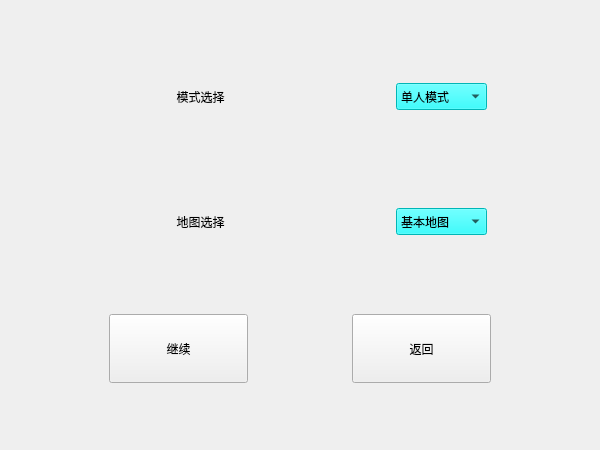
<?xml version="1.0" encoding="UTF-8"?>
<ui version="4.0">
 <class>chooseWidget</class>
 <widget class="QWidget" name="chooseWidget">
  <property name="geometry">
   <rect>
    <x>0</x>
    <y>0</y>
    <width>600</width>
    <height>450</height>
   </rect>
  </property>
  <property name="sizePolicy">
   <sizepolicy hsizetype="Fixed" vsizetype="Fixed">
    <horstretch>0</horstretch>
    <verstretch>0</verstretch>
   </sizepolicy>
  </property>
  <property name="minimumSize">
   <size>
    <width>600</width>
    <height>450</height>
   </size>
  </property>
  <property name="maximumSize">
   <size>
    <width>600</width>
    <height>450</height>
   </size>
  </property>
  <property name="windowTitle">
   <string>贪吃蛇</string>
  </property>
  <layout class="QVBoxLayout" name="verticalLayout">
   <item>
    <layout class="QHBoxLayout" name="horizontalLayout" stretch="1,1,1,1,1">
     <item>
      <spacer name="horizontalSpacer_7">
       <property name="orientation">
        <enum>Qt::Horizontal</enum>
       </property>
       <property name="sizeHint" stdset="0">
        <size>
         <width>40</width>
         <height>20</height>
        </size>
       </property>
      </spacer>
     </item>
     <item>
      <widget class="QLabel" name="label">
       <property name="sizePolicy">
        <sizepolicy hsizetype="Fixed" vsizetype="Fixed">
         <horstretch>0</horstretch>
         <verstretch>0</verstretch>
        </sizepolicy>
       </property>
       <property name="minimumSize">
        <size>
         <width>175</width>
         <height>66</height>
        </size>
       </property>
       <property name="maximumSize">
        <size>
         <width>175</width>
         <height>66</height>
        </size>
       </property>
       <property name="styleSheet">
        <string notr="true">font: 12pt &quot;微软雅黑&quot;;
background-image: url(:/widget/picture/label.jpg);</string>
       </property>
       <property name="text">
        <string>&lt;html&gt;&lt;head/&gt;&lt;body&gt;&lt;p align=&quot;center&quot;&gt;模式选择&lt;/p&gt;&lt;/body&gt;&lt;/html&gt;</string>
       </property>
      </widget>
     </item>
     <item>
      <spacer name="horizontalSpacer_3">
       <property name="orientation">
        <enum>Qt::Horizontal</enum>
       </property>
       <property name="sizeHint" stdset="0">
        <size>
         <width>40</width>
         <height>20</height>
        </size>
       </property>
      </spacer>
     </item>
     <item>
      <widget class="QComboBox" name="comboBox_mode">
       <property name="sizePolicy">
        <sizepolicy hsizetype="Fixed" vsizetype="Fixed">
         <horstretch>91</horstretch>
         <verstretch>27</verstretch>
        </sizepolicy>
       </property>
       <property name="minimumSize">
        <size>
         <width>91</width>
         <height>27</height>
        </size>
       </property>
       <property name="styleSheet">
        <string notr="true">background-color: rgb(0, 255, 255);
font: 12pt &quot;微软雅黑&quot;;</string>
       </property>
       <property name="editable">
        <bool>false</bool>
       </property>
       <item>
        <property name="text">
         <string>单人模式</string>
        </property>
       </item>
       <item>
        <property name="text">
         <string>双人模式</string>
        </property>
       </item>
       <item>
        <property name="text">
         <string>ai(bfs)</string>
        </property>
       </item>
       <item>
        <property name="text">
         <string>ai(bfs plus)</string>
        </property>
       </item>
      </widget>
     </item>
     <item>
      <spacer name="horizontalSpacer">
       <property name="orientation">
        <enum>Qt::Horizontal</enum>
       </property>
       <property name="sizeHint" stdset="0">
        <size>
         <width>40</width>
         <height>20</height>
        </size>
       </property>
      </spacer>
     </item>
    </layout>
   </item>
   <item>
    <layout class="QHBoxLayout" name="horizontalLayout_2" stretch="1,1,1,1,1">
     <item>
      <spacer name="horizontalSpacer_8">
       <property name="orientation">
        <enum>Qt::Horizontal</enum>
       </property>
       <property name="sizeHint" stdset="0">
        <size>
         <width>40</width>
         <height>20</height>
        </size>
       </property>
      </spacer>
     </item>
     <item>
      <widget class="QLabel" name="label_2">
       <property name="sizePolicy">
        <sizepolicy hsizetype="Fixed" vsizetype="Fixed">
         <horstretch>0</horstretch>
         <verstretch>0</verstretch>
        </sizepolicy>
       </property>
       <property name="minimumSize">
        <size>
         <width>175</width>
         <height>66</height>
        </size>
       </property>
       <property name="maximumSize">
        <size>
         <width>175</width>
         <height>66</height>
        </size>
       </property>
       <property name="styleSheet">
        <string notr="true">font: 12pt &quot;微软雅黑&quot;;
background-image: url(:/widget/picture/label.jpg);</string>
       </property>
       <property name="text">
        <string>&lt;html&gt;&lt;head/&gt;&lt;body&gt;&lt;p align=&quot;center&quot;&gt;地图选择&lt;/p&gt;&lt;/body&gt;&lt;/html&gt;</string>
       </property>
      </widget>
     </item>
     <item>
      <spacer name="horizontalSpacer_2">
       <property name="orientation">
        <enum>Qt::Horizontal</enum>
       </property>
       <property name="sizeHint" stdset="0">
        <size>
         <width>40</width>
         <height>20</height>
        </size>
       </property>
      </spacer>
     </item>
     <item>
      <widget class="QComboBox" name="comboBox_map">
       <property name="sizePolicy">
        <sizepolicy hsizetype="Fixed" vsizetype="Fixed">
         <horstretch>0</horstretch>
         <verstretch>0</verstretch>
        </sizepolicy>
       </property>
       <property name="minimumSize">
        <size>
         <width>91</width>
         <height>27</height>
        </size>
       </property>
       <property name="maximumSize">
        <size>
         <width>91</width>
         <height>27</height>
        </size>
       </property>
       <property name="styleSheet">
        <string notr="true">background-color: rgb(0, 255, 255);
font: 12pt &quot;微软雅黑&quot;;</string>
       </property>
       <item>
        <property name="text">
         <string>基本地图</string>
        </property>
       </item>
       <item>
        <property name="text">
         <string>随机地图</string>
        </property>
       </item>
      </widget>
     </item>
     <item>
      <spacer name="horizontalSpacer_4">
       <property name="orientation">
        <enum>Qt::Horizontal</enum>
       </property>
       <property name="sizeHint" stdset="0">
        <size>
         <width>40</width>
         <height>20</height>
        </size>
       </property>
      </spacer>
     </item>
    </layout>
   </item>
   <item>
    <layout class="QHBoxLayout" name="horizontalLayout_3">
     <item>
      <spacer name="horizontalSpacer_5">
       <property name="orientation">
        <enum>Qt::Horizontal</enum>
       </property>
       <property name="sizeHint" stdset="0">
        <size>
         <width>40</width>
         <height>20</height>
        </size>
       </property>
      </spacer>
     </item>
     <item>
      <widget class="QPushButton" name="btn_continue">
       <property name="enabled">
        <bool>true</bool>
       </property>
       <property name="sizePolicy">
        <sizepolicy hsizetype="Fixed" vsizetype="Fixed">
         <horstretch>0</horstretch>
         <verstretch>0</verstretch>
        </sizepolicy>
       </property>
       <property name="minimumSize">
        <size>
         <width>139</width>
         <height>69</height>
        </size>
       </property>
       <property name="maximumSize">
        <size>
         <width>139</width>
         <height>69</height>
        </size>
       </property>
       <property name="styleSheet">
        <string notr="true">font: 12pt &quot;微软雅黑&quot;;
background-image: url(:/widget/picture/button.jpg);</string>
       </property>
       <property name="text">
        <string>继续</string>
       </property>
      </widget>
     </item>
     <item>
      <spacer name="horizontalSpacer_9">
       <property name="orientation">
        <enum>Qt::Horizontal</enum>
       </property>
       <property name="sizeHint" stdset="0">
        <size>
         <width>40</width>
         <height>20</height>
        </size>
       </property>
      </spacer>
     </item>
     <item>
      <widget class="QPushButton" name="btn_return">
       <property name="enabled">
        <bool>true</bool>
       </property>
       <property name="sizePolicy">
        <sizepolicy hsizetype="Fixed" vsizetype="Fixed">
         <horstretch>0</horstretch>
         <verstretch>0</verstretch>
        </sizepolicy>
       </property>
       <property name="minimumSize">
        <size>
         <width>139</width>
         <height>69</height>
        </size>
       </property>
       <property name="maximumSize">
        <size>
         <width>139</width>
         <height>69</height>
        </size>
       </property>
       <property name="styleSheet">
        <string notr="true">font: 12pt &quot;微软雅黑&quot;;
background-image: url(:/widget/picture/button.jpg);</string>
       </property>
       <property name="text">
        <string>返回</string>
       </property>
      </widget>
     </item>
     <item>
      <spacer name="horizontalSpacer_6">
       <property name="orientation">
        <enum>Qt::Horizontal</enum>
       </property>
       <property name="sizeHint" stdset="0">
        <size>
         <width>40</width>
         <height>20</height>
        </size>
       </property>
      </spacer>
     </item>
    </layout>
   </item>
  </layout>
 </widget>
 <resources/>
 <connections/>
</ui>
